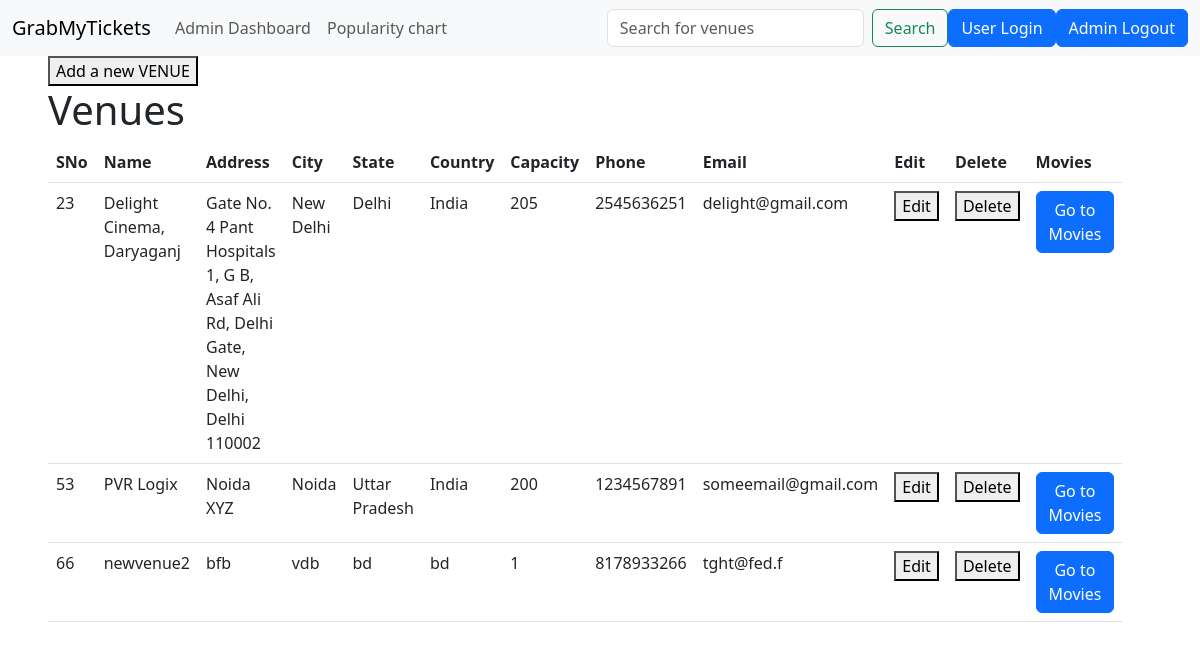
Page /admin_dashboard on the committed database.
### application/data/models.py (models this page shows)
class Venue(db.Model):
    __tablename__ = "venue"
    venue_id = db.Column(db.Integer, primary_key=True)
    name = db.Column(db.String(100), nullable=False)
    address = db.Column(db.String(200), nullable=False)
    city = db.Column(db.String(50), nullable=False)
    state = db.Column(db.String(50), nullable=False)
    country = db.Column(db.String(50), nullable=False)
    capacity = db.Column(db.Integer, nullable=False)
    phone = db.Column(db.String(200), nullable=False)
    email = db.Column(db.String(200), nullable=False)

### application/controllers/controllers.py (the view)
@app.route("/admin_dashboard")
def admin_dashboard():
    search_query = request.args.get('search', default='', type=str)
    if search_query:
        venues = Venue.query.filter(or_(Venue.name.ilike(f"%{search_query}%"), Venue.city.ilike(f"%{search_query}%"))).all()
    else:
        venues = Venue.query.all()
    return render_template("admin_dashboard.html", params=params, venues=venues)

### templates/admin_dashboard.html (shortened to what this page needs)
<!doctype html>
<html lang="en">
  <head>
    <link href="https://cdn.jsdelivr.net/npm/bootstrap@5.3.0-alpha1/dist/css/bootstrap.min.css" rel="stylesheet">
  </head>
  <body>
    <nav class="navbar navbar-expand-lg bg-body-tertiary">
        <div class="container-fluid">
          <a class="navbar-brand" href="/admin_logout">GrabMyTickets</a>
          <div class="collapse navbar-collapse" id="navbarSupportedContent">
            <ul class="navbar-nav me-auto mb-2 mb-lg-0">
              <li class="nav-item">
                <a class="nav-link " href="/admin_dashboard">Admin Dashboard</a>
              </li>
              <li class="nav-item">
                <a class="nav-link" href="/venues_popularity-chart">Popularity chart</a>
              </li>
            </ul>
            <form class="d-flex" action="{{ url_for('admin_dashboard') }}" method="GET">
              <input class="form-control me-2" type="search" placeholder="Search for venues" aria-label="Search" name="search">
              <button class="btn btn-outline-success" type="submit">Search</button>
            </form>
                <a href='/user_login'><button class="btn btn-primary" type="submit">User Login</button></a>
                <a href='/admin_logout'><button class="btn btn-primary" type="submit">Admin Logout</button></a>
          </div>
        </div>
      </nav>
      <div class="container px-4 px-lg-5 float-start">
        <div class="row gx-4 gx-lg-5 justify-content-center">
            <div>
                <a href='/edit/0'><button>Add a new VENUE</button></a>
                <h1>Venues</h1>
                <table class="table">
                    <thead>
                      <tr>
                        <th scope="col">SNo</th>
                        <th scope="col">Name</th>
                        <th scope="col">Address</th>
                        <th scope="col">City</th>
                        <th scope="col">State</th>
                        <th scope="col">Country</th>
                        <th scope="col">Capacity</th>
                        <th scope="col">Phone</th>
                        <th scope="col">Email</th>
                        <th scope="col">Edit</th>
                        <th scope="col">Delete</th>
                        <th scope="col">Movies</th>
                      </tr>
                    </thead>
                    <tbody>
                        {% for venue in venues %}
                      <tr>
                        <td>{{venue.venue_id}}</td>
                        <td>{{venue.name}}</td>
                        <td>{{venue.address}}</td>
                        <td>{{venue.city}}</td>
                        <td>{{venue.state}}</td>
                        <td>{{venue.country}}</td>
                        <td>{{venue.capacity}}</td>
                        <td>{{venue.phone}}</td>
                        <td>{{venue.email}}</td>
                        <td><a href="/edit/{{venue.venue_id}}"><button>Edit</button></a></td>
                        <td><a href="/confirm_delete_venue/{{venue.venue_id}}"><button>Delete</button></a></td>
                        <td><a href="{{ url_for('venue_movie_dashboard', venue_id=venue.venue_id) }}" class="btn btn-primary">Go to Movies</a></td>
                      </tr>
                      {% endfor %}
                    </tbody>
                  </table>
            </div>
        </div>
    </div>
    </body>
    </html>

### rows in the picture
Venue: venue_id "23", name "Delight Cinema, Daryaganj", address "Gate No. 4 Pant Hospitals 1, G B, Asaf Ali Rd, Delhi Gate, New Delhi, Delhi 110002", city "New Delhi", state "Delhi", country "India", capacity "205", phone "2545636251", email "delight@gmail.com"
Venue: venue_id "53", name "PVR Logix", address "Noida XYZ", city "Noida", state "Uttar Pradesh", country "India", capacity "200", phone "1234567891", email "someemail@gmail.com"
Venue: venue_id "66", name "newvenue2", address "bfb", city "vdb", state "bd", country "bd", capacity "1", phone "8178933266", email "tght@fed.f"
